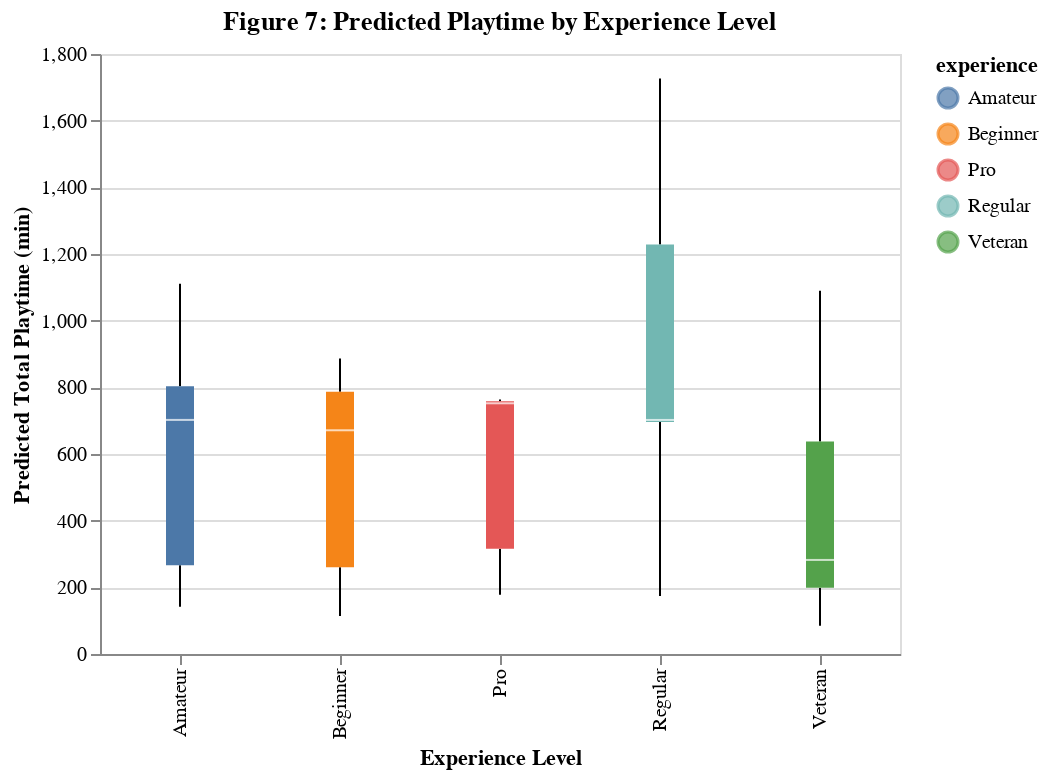

Notebook code for this chart:
### Code cell
# predicted playtime vs experience
chart_exp = alt.Chart(player_summary).mark_boxplot().encode(
    x=alt.X("experience:N", title="Experience Level"),
    y=alt.Y("predicted_playtime:Q", title="Predicted Total Playtime (min)"),
    color="experience:N"
).properties(
    title="Figure 7: Predicted Playtime by Experience Level",
    width=400, height=300
)
chart_exp

### Figure 1 — Vega-Lite specification as saved in the notebook (floating-point values rounded to 4 significant figures)
{"config": {"view": {"continuousWidth": 300, "continuousHeight": 300}}, "data": {"name": "data-f3c4b8a3c0f477a82ccea72b8bb4d165"}, "mark": {"type": "boxplot"}, "encoding": {"color": {"field": "experience", "type": "nominal"}, "x": {"field": "experience", "title": "Experience Level", "type": "nominal"}, "y": {"field": "predicted_playtime", "title": "Predicted Total Playtime (min)", "type": "quantitative"}}, "height": 300, "title": "Figure 7: Predicted Playtime by Experience Level", "width": 400, "$schema": "https://vega.github.io/schema/vega-lite/v5.20.1.json", "datasets": {"data-f3c4b8a3c0f477a82ccea72b8bb4d165": [{"hashedemail": "0088b5e134c3f0498a18c7ea6b8d77b4b0ff1636fc93355ccc95b45423367832", "experience": "Regular", "subscribe": true, "gender": "Male", "age": 20, "total_playtime_min": 106.0, "session_count": 2, "avg_session_length_min": 53.0, "predicted_playtime": 1112.0}, {"hashedemail": "060aca80f8cfbf1c91553a72f4d5ec8034764b05ab59fe8e1cf0eee9a7b67967", "experience": "Pro", "subscribe": false, "gender": "Male", "age": 21, "total_playtime_min": 30.0, "session_count": 1, "avg_session_length_min": 30.0, "predicted_playtime": 278.3}, {"hashedemail": "0ce7bfa910d47fc91f21a7b3acd8f33bde6db57912ce0290fa0437ce0b97f387", "experience": "Beginner", "subscribe": true, "gender": "Male", "age": 17, "total_playtime_min": 11.0, "session_count": 1, "avg_session_length_min": 11.0, "predicted_playtime": 702.3}, {"hashedemail": "0d4d71be33e2bc7266ee4983002bd930f69d304288a8663529c875f40f1750f3", "experience": "Regular", "subscribe": true, "gender": "Male", "age": 17, "total_playtime_min": 418.0, "session_count": 13, "avg_session_length_min": 32.15, "predicted_playtime": 702.1}, {"hashedemail": "0d70dd9cac34d646c810b1846fe6a85b9e288a76f5dcab9c1ff1a0e7ca200b3a", "experience": "Pro", "subscribe": true, "gender": "Male", "age": 17, "total_playtime_min": 70.0, "session_count": 2, "avg_session_length_min": 35.0, "predicted_playtime": 763.7}, {"hashedemail": "11006065e9412650e99eea4a4aaaf0399bc338006f85e80cc82d18b49f0e2aa4", "experience": "Veteran", "subscribe": false, "gender": "Male", "age": 19, "total_playtime_min": 10.0, "session_count": 1, "avg_session_length_min": 10.0, "predicted_playtime": 232.9}, {"hashedemail": "119f01b9877fc5ea0073d05602a353b91c4b48e4cf02f42bb8d661b46a34b760", "experience": "Amateur", "subscribe": true, "gender": "Female", "age": 21, "total_playtime_min": 50.0, "session_count": 1, "avg_session_length_min": 50.0, "predicted_playtime": 957.4}, {"hashedemail": "18936844e06b6c7871dce06384e2d142dd86756941641ef39cf40a9967ea14e3", "experience": "Amateur", "subscribe": true, "gender": "Male", "age": 14, "total_playtime_min": 1217.0, "session_count": 41, "avg_session_length_min": 29.68, "predicted_playtime": 701.3}, {"hashedemail": "1a2b92f18f36b0b59b41d648d10a9b8b20a2adff550ddbcb8cec2f47d4d881d0", "experience": "Beginner", "subscribe": false, "gender": "Female", "age": 37, "total_playtime_min": 18.0, "session_count": 1, "avg_session_length_min": 18.0, "predicted_playtime": 462.9}, {"hashedemail": "1d2371d8a35c8831034b25bda8764539ab7db0f63938696917c447128a2540dd", "experience": "Amateur", "subscribe": false, "gender": "Male", "age": 21, "total_playtime_min": 5.0, "session_count": 1, "avg_session_length_min": 5.0, "predicted_playtime": 257.7}, {"hashedemail": "200db0417ee70863c7e2a0f214c737476fb86de5869d0b907a077d726357e687", "experience": "Amateur", "subscribe": false, "gender": "Female", "age": 17, "total_playtime_min": 12.0, "session_count": 1, "avg_session_length_min": 12.0, "predicted_playtime": 782.9}, {"hashedemail": "20ae3f8b5323674fe6e537bc91928841cfc2a00c1b36522fd25370bb6fa89d36", "experience": "Regular", "subscribe": true, "gender": "Male", "age": 19, "total_playtime_min": 46.0, "session_count": 2, "avg_session_length_min": 23.0, "predicted_playtime": 1459.0}, {"hashedemail": "22a78bfd44e46931261d06864b92cf9a8fd77fb02bec66cb71646dd9da222a0d", "experience": "Amateur", "subscribe": true, "gender": "Non-binary", "age": 17, "total_playtime_min": 86.0, "session_count": 2, "avg_session_length_min": 43.0, "predicted_playtime": 1100.0}, {"hashedemail": "23fe711e0e3b77f1da7aa221ab1192afe21648d47d2b4fa7a5a659ff443a0eb5", "experience": "Amateur", "subscribe": true, "gender": "Female", "age": 21, "total_playtime_min": 50.0, "session_count": 1, "avg_session_length_min": 50.0, "predicted_playtime": 957.4}, {"hashedemail": "24d4892c2c3ce11d3e54c3bf31ee218901cac7a2f564911d67424c8fdf0874fe", "experience": "Amateur", "subscribe": true, "gender": "Male", "age": 22, "total_playtime_min": 2366.0, "session_count": 79, "avg_session_length_min": 29.95, "predicted_playtime": 266.5}, {"hashedemail": "25879aecc205544bc6505f9faf768356e0a3b7126057308ae3235f8a514e9a62", "experience": "Amateur", "subscribe": true, "gender": "Female", "age": 17, "total_playtime_min": 7.0, "session_count": 1, "avg_session_length_min": 7.0, "predicted_playtime": 997.8}, {"hashedemail": "2917e2dacafed92d017b9f356ce90a442bea6e4ad59dbbb484a920398acb8974", "experience": "Amateur", "subscribe": false, "gender": "Two-Spirited", "age": 26, "total_playtime_min": 5.0, "session_count": 1, "avg_session_length_min": 5.0, "predicted_playtime": 141.9}, {"hashedemail": "2cfed571797b66cc810c32562fc5b0f70b5bec0f5250799245527135bbf9662e", "experience": "Amateur", "subscribe": true, "gender": "Male", "age": 16, "total_playtime_min": 6.0, "session_count": 1, "avg_session_length_min": 6.0, "predicted_playtime": 701.5}, {"hashedemail": "336adf9b9070abb44eaec22a48b04d8cda6cf0c98a46eef37779a1dcb6f5b4bb", "experience": "Regular", "subscribe": true, "gender": "Male", "age": 21, "total_playtime_min": 266.0, "session_count": 3, "avg_session_length_min": 88.67, "predicted_playtime": 696.1}, {"hashedemail": "36d9cbb4c6bc0c1a6911436d2da0d09ec625e43e6552f575d4acc9cf487c4686", "experience": "Amateur", "subscribe": true, "gender": "Male", "age": 17, "total_playtime_min": 3873.0, "session_count": 130, "avg_session_length_min": 29.79, "predicted_playtime": 703.0}, {"hashedemail": "3caa832978e0596779f4ee7c686c4592fb6de893925025d25bf26be9a8cd03f5", "experience": "Amateur", "subscribe": true, "gender": "Male", "age": 22, "total_playtime_min": 12.0, "session_count": 1, "avg_session_length_min": 12.0, "predicted_playtime": 266.5}, {"hashedemail": "42382bb2af563e6979c5b84d288cbb49bb2ef90b1bcf196c2902da4ce20eb7f3", "experience": "Amateur", "subscribe": true, "gender": "Female", "age": 22, "total_playtime_min": 55.0, "session_count": 1, "avg_session_length_min": 55.0, "predicted_playtime": 867.1}, {"hashedemail": "42eafe96ed5c1684e3b5cc614d1b01a117173d3ec6898abcf1177d9822bd39f7", "experience": "Beginner", "subscribe": false, "gender": "Female", "age": 17, "total_playtime_min": 59.0, "session_count": 11, "avg_session_length_min": 5.364, "predicted_playtime": 786.8}, {"hashedemail": "4b01bce3f141289709e8278b02ba5d2aaa7105d7ccb9c7deb37670a80e332774", "experience": "Amateur", "subscribe": true, "gender": "Male", "age": 23, "total_playtime_min": 121.0, "session_count": 1, "avg_session_length_min": 121.0, "predicted_playtime": 266.5}, {"hashedemail": "4bed6f49b672974f706aa7f020b4f29020326bf594520593557cd381a51559b8", "experience": "Beginner", "subscribe": true, "gender": "Female", "age": 25, "total_playtime_min": 101.0, "session_count": 1, "avg_session_length_min": 101.0, "predicted_playtime": 866.4}, {"hashedemail": "4bfad3613c71ace05644bf210195d9fb0d3d9513753ad2f8a16d1a80699bb906", "experience": "Veteran", "subscribe": false, "gender": "Male", "age": 17, "total_playtime_min": 11.0, "session_count": 1, "avg_session_length_min": 11.0, "predicted_playtime": 199.1}, {"hashedemail": "55d24216db39c27e1f17cc43d3127cbf8ed76ada6d098202b53ded319855e2c1", "experience": "Amateur", "subscribe": true, "gender": "Male", "age": 17, "total_playtime_min": 33.0, "session_count": 3, "avg_session_length_min": 11.0, "predicted_playtime": 703.0}, {"hashedemail": "577aa5f15468252b1c6f32dcd515012923476292e30f95e6b4128c770e993f92", "experience": "Veteran", "subscribe": true, "gender": "Male", "age": 17, "total_playtime_min": 10.0, "session_count": 1, "avg_session_length_min": 10.0, "predicted_playtime": 282.2}, {"hashedemail": "5a340c0e3d1aa3e579efc625bd3e5bca7fc25f7115b68e9411f457464bfd3df4", "experience": "Veteran", "subscribe": true, "gender": "Male", "age": 20, "total_playtime_min": 33.0, "session_count": 2, "avg_session_length_min": 16.5, "predicted_playtime": 282.0}, {"hashedemail": "5afb9b4ba7f0bb42d4e4d72ee21be8a51131a7677f0519b4606fdbf770eec750", "experience": "Amateur", "subscribe": true, "gender": "Male", "age": 17, "total_playtime_min": 14.0, "session_count": 1, "avg_session_length_min": 14.0, "predicted_playtime": 703.0}, {"hashedemail": "5baba1651a0b92788bc0d6dcdf00be64af1cf9f0015bbeed204ddabd1d872e83", "experience": "Regular", "subscribe": true, "gender": "Female", "age": 28, "total_playtime_min": 43.0, "session_count": 1, "avg_session_length_min": 43.0, "predicted_playtime": 1726.0}, {"hashedemail": "5c27e8b9fed2816b006dc8397ec04470b59339fd591a46a3eb7951b939b72984", "experience": "Amateur", "subscribe": false, "gender": "Male", "age": 18, "total_playtime_min": 57.0, "session_count": 1, "avg_session_length_min": 57.0, "predicted_playtime": 255.5}, {"hashedemail": "5e0beb10f6163a508622ef25220d780bdd012a89dee571db77fc502980c0e57d", "experience": "Regular", "subscribe": true, "gender": "Male", "age": 15, "total_playtime_min": 9.0, "session_count": 1, "avg_session_length_min": 9.0, "predicted_playtime": 704.4}, {"hashedemail": "6b1cdc07fcc1f7ea09509341fd245dd34fdba386f14a493e9107c18604baedc9", "experience": "Veteran", "subscribe": true, "gender": "Non-binary", "age": 17, "total_playtime_min": 11.0, "session_count": 1, "avg_session_length_min": 11.0, "predicted_playtime": 1089.0}, {"hashedemail": "6ca8a90e4f5c61bf36baf556d446873c4e894e7a62f91996aa237be64b0e183b", "experience": "Beginner", "subscribe": true, "gender": "Female", "age": 17, "total_playtime_min": 66.0, "session_count": 1, "avg_session_length_min": 66.0, "predicted_playtime": 886.7}, {"hashedemail": "6fa105fac7f4f37350f21830db78cde153d8edda41d6f4f2d48c9785d605c5e5", "experience": "Amateur", "subscribe": false, "gender": "Male", "age": 45, "total_playtime_min": 7.0, "session_count": 1, "avg_session_length_min": 7.0, "predicted_playtime": 175.6}, {"hashedemail": "7096b30972a32029244fc6171f21bc5996b51b8d75df7a94f003dead428988f9", "experience": "Amateur", "subscribe": false, "gender": "Male", "age": 26, "total_playtime_min": 72.0, "session_count": 2, "avg_session_length_min": 36.0, "predicted_playtime": 252.2}, {"hashedemail": "70db3a16ef58cf8bf6d8658c426ba4a5fcd7523a0abdd413f14466c41181215d", "experience": "Veteran", "subscribe": false, "gender": "Male", "age": 22, "total_playtime_min": 15.0, "session_count": 1, "avg_session_length_min": 15.0, "predicted_playtime": 122.0}, {"hashedemail": "710148466b44cb02ba894aa9005a4892e619250ebd01153055d6c7578fc1ea10", "experience": "Amateur", "subscribe": true, "gender": "Male", "age": 23, "total_playtime_min": 8.0, "session_count": 1, "avg_session_length_min": 8.0, "predicted_playtime": 266.5}, {"hashedemail": "71453e425f07d10da4fa2b349c83e73ccdf0fb3312f778b35c5802c3292c87bd", "experience": "Veteran", "subscribe": false, "gender": "Male", "age": 22, "total_playtime_min": 21.0, "session_count": 1, "avg_session_length_min": 21.0, "predicted_playtime": 122.0}, {"hashedemail": "71e724778a28bb0ebbdacb1328944dfef427525466b012b66e7554a65e401a16", "experience": "Regular", "subscribe": true, "gender": "Male", "age": 14, "total_playtime_min": 20.0, "session_count": 2, "avg_session_length_min": 10.0, "predicted_playtime": 704.9}, {"hashedemail": "722ab6d91280c439f2780767a1250889e93f75fc0ba0bc48175da022ab3e9ea9", "experience": "Beginner", "subscribe": false, "gender": "Female", "age": 17, "total_playtime_min": 5.0, "session_count": 1, "avg_session_length_min": 5.0, "predicted_playtime": 786.8}, {"hashedemail": "75f275366c0dbb8b23957b97aaaf77db5d6517fb846d3d4d209bd391ae3d39f6", "experience": "Amateur", "subscribe": true, "gender": "Male", "age": 24, "total_playtime_min": 24.0, "session_count": 1, "avg_session_length_min": 24.0, "predicted_playtime": 266.5}, {"hashedemail": "7a4686586d290c67179275c7c3dfb4ea02f4d317d9ee0e2cee98baa27877a875", "experience": "Veteran", "subscribe": true, "gender": "Female", "age": 23, "total_playtime_min": 115.0, "session_count": 3, "avg_session_length_min": 38.33, "predicted_playtime": 876.6}, {"hashedemail": "7b17513f11968feaf6b02977885c436dc2a4549489ca25ef03022f9fbae19d81", "experience": "Regular", "subscribe": false, "gender": "Male", "age": 50, "total_playtime_min": 5.0, "session_count": 1, "avg_session_length_min": 5.0, "predicted_playtime": 174.3}, {"hashedemail": "7b5c323f9a9e21b6bcc2a8c431e96f9f2155c7b4318a68d3e7d9edd2018095a9", "experience": "Beginner", "subscribe": true, "gender": "Two-Spirited", "age": 17, "total_playtime_min": 5.0, "session_count": 1, "avg_session_length_min": 5.0, "predicted_playtime": 640.1}, {"hashedemail": "7c0ae28a5f85a515a8063f9ed989aa26c5ebcc64f6b7be2948c0b300c2c9bd47", "experience": "Amateur", "subscribe": true, "gender": "Male", "age": 23, "total_playtime_min": 9.0, "session_count": 1, "avg_session_length_min": 9.0, "predicted_playtime": 266.5}, {"hashedemail": "7d71c49cbbce8dcf0276b2bfecfa2d16f22cb31a4024556d6085884298f2ee8d", "experience": "Regular", "subscribe": true, "gender": "Two-Spirited", "age": 99, "total_playtime_min": 8.0, "session_count": 1, "avg_session_length_min": 8.0, "predicted_playtime": 183.8}, {"hashedemail": "7dc01f10bf20671ecfccdac23812b1b415acd42c2147cb0af4d48fcce2420f3e", "experience": "Regular", "subscribe": true, "gender": "Male", "age": 21, "total_playtime_min": 9.0, "session_count": 1, "avg_session_length_min": 9.0, "predicted_playtime": 696.1}, {"hashedemail": "7ea2a6532a9a7f33e1ad6067015746bbbbacaabb8cba0f430129f851c0aa59d9", "experience": "Regular", "subscribe": true, "gender": "Male", "age": 24, "total_playtime_min": 13.0, "session_count": 1, "avg_session_length_min": 13.0, "predicted_playtime": 699.4}, {"hashedemail": "80afc8e7137de6a232421e926c1e6e64ddeef1d8157c4439746bc00fcf91e8a7", "experience": "Beginner", "subscribe": false, "gender": "Male", "age": 32, "total_playtime_min": 116.0, "session_count": 1, "avg_session_length_min": 116.0, "predicted_playtime": 114.3}, {"hashedemail": "82d2615c56f8bdb5e56c603d3c90096649eb944fe47e1c827219d8af0b9fc94a", "experience": "Veteran", "subscribe": true, "gender": "Male", "age": 21, "total_playtime_min": 41.0, "session_count": 1, "avg_session_length_min": 41.0, "predicted_playtime": 285.2}, {"hashedemail": "88247d9a46fc214a12485dcbcbb03a8ddebfe8c1ec5fe209cd660147625c8e62", "experience": "Veteran", "subscribe": false, "gender": "Prefer not to say", "age": 25, "total_playtime_min": 118.0, "session_count": 6, "avg_session_length_min": 19.67, "predicted_playtime": 84.79}, {"hashedemail": "8af6e04a9067b009303e36cf39f7e7d53f9473e74b4633876ddd79769158b665", "experience": "Amateur", "subscribe": true, "gender": "Male", "age": 23, "total_playtime_min": 14.0, "session_count": 1, "avg_session_length_min": 14.0, "predicted_playtime": 266.5}, {"hashedemail": "8b71f4d66a38389b7528bb38ba6eb71157733df7d1740371852a797ae97d82d1", "experience": "Amateur", "subscribe": true, "gender": "Male", "age": 17, "total_playtime_min": 13.0, "session_count": 1, "avg_session_length_min": 13.0, "predicted_playtime": 703.0}, {"hashedemail": "8d2eed1f399e0d77cebb8fcc48ed19ad2fa8e3bb3fa683cb90e0ac6d42677bf2", "experience": "Veteran", "subscribe": true, "gender": "Male", "age": 24, "total_playtime_min": 147.0, "session_count": 1, "avg_session_length_min": 147.0, "predicted_playtime": 276.1}, {"hashedemail": "8d713786e0bf0371cd928a91d32d1e37b14e14e49744cdebac90885c05c48afa", "experience": "Amateur", "subscribe": false, "gender": "Female", "age": 32, "total_playtime_min": 11.0, "session_count": 1, "avg_session_length_min": 11.0, "predicted_playtime": 810.3}, {"hashedemail": "8e0aac3020b3fd9cdef4840b533b4b105aaf1ce1f6f2df3f328ba2a44cecfdc1", "experience": "Amateur", "subscribe": true, "gender": "Male", "age": 11, "total_playtime_min": 193.0, "session_count": 3, "avg_session_length_min": 64.33, "predicted_playtime": 759.6}, {"hashedemail": "8e98b6db2053af0bc0e62cd55bcea5a08f23986dec3d02ca520ea039517e6744", "experience": "Regular", "subscribe": false, "gender": "Male", "age": 18, "total_playtime_min": 10.0, "session_count": 1, "avg_session_length_min": 10.0, "predicted_playtime": 595.4}, {"hashedemail": "8eae13e0f5823d9c48fe7b89695ea231f96f644f664bcc74c5a07f7d0a1135bd", "experience": "Pro", "subscribe": true, "gender": "Male", "age": 12, "total_playtime_min": 34.0, "session_count": 1, "avg_session_length_min": 34.0, "predicted_playtime": 752.4}, {"hashedemail": "90f1495942837b1cde67cc9e3119421e38183502a4c6dee304df3bf0c21e0dd0", "experience": "Pro", "subscribe": true, "gender": "Male", "age": 17, "total_playtime_min": 16.0, "session_count": 1, "avg_session_length_min": 16.0, "predicted_playtime": 763.7}, {"hashedemail": "93efabc9f7de58f44c457bac715cf8f9f44cd88cc574fc02624cac194d2f0ea5", "experience": "Amateur", "subscribe": false, "gender": "Male", "age": 24, "total_playtime_min": 136.0, "session_count": 1, "avg_session_length_min": 136.0, "predicted_playtime": 256.4}, {"hashedemail": "951e54f7376e2b2f0915e9e3646c701af4a2fe839385b13f9e0084b08f8070bd", "experience": "Veteran", "subscribe": false, "gender": "Male", "age": 18, "total_playtime_min": 10.0, "session_count": 1, "avg_session_length_min": 10.0, "predicted_playtime": 199.1}, {"hashedemail": "95aa10ff79645508dcff5c08da02a8f6ddd9016b44fb469347e5739b8865c613", "experience": "Amateur", "subscribe": true, "gender": "Male", "age": 21, "total_playtime_min": 37.0, "session_count": 2, "avg_session_length_min": 18.5, "predicted_playtime": 280.6}, {"hashedemail": "96e190b0bf3923cd8d349eee467c09d1130af143335779251492eb4c2c058a5f", "experience": "Beginner", "subscribe": true, "gender": "Prefer not to say", "age": 27, "total_playtime_min": 168.0, "session_count": 8, "avg_session_length_min": 21.0, "predicted_playtime": 133.0}, {"hashedemail": "9782452b8e41d1f140374eec34c84f464df6ed12e2777e5b4f7150912b8ab78c", "experience": "Beginner", "subscribe": true, "gender": "Male", "age": 24, "total_playtime_min": 1581.0, "session_count": 18, "avg_session_length_min": 87.83, "predicted_playtime": 260.5}, {"hashedemail": "9955ab948064150d3686ef564389bdc6d6c60bc620a5ce3084b3dec4a7a006a7", "experience": "Amateur", "subscribe": true, "gender": "Two-Spirited", "age": 17, "total_playtime_min": 33.0, "session_count": 1, "avg_session_length_min": 33.0, "predicted_playtime": 1111.0}, {"hashedemail": "9ba67e127e4e70d909f6237644bb4674b17bc6ae5c9e735f88cfc50e22b499c6", "experience": "Veteran", "subscribe": true, "gender": "Male", "age": 17, "total_playtime_min": 11.0, "session_count": 1, "avg_session_length_min": 11.0, "predicted_playtime": 282.2}, {"hashedemail": "9c2a5275ada716508a7e66629dfbeaa4c03ca9eb5f30d2132f41de130c367c56", "experience": "Beginner", "subscribe": true, "gender": "Male", "age": 24, "total_playtime_min": 11.0, "session_count": 1, "avg_session_length_min": 11.0, "predicted_playtime": 260.5}, {"hashedemail": "a175d4741dc84e6baf77901f6e8e0a06f54809a34e6b5211159bced346f7fb3e", "experience": "Amateur", "subscribe": true, "gender": "Female", "age": 17, "total_playtime_min": 3232.0, "session_count": 37, "avg_session_length_min": 87.35, "predicted_playtime": 997.8}, {"hashedemail": "a1e0438d568b9c05a93cadaf99969e4d44794d19dea31edd723cbc916f878c33", "experience": "Veteran", "subscribe": false, "gender": "Non-binary", "age": 21, "total_playtime_min": 178.0, "session_count": 3, "avg_session_length_min": 59.33, "predicted_playtime": 566.1}, {"hashedemail": "a2a0612e9a7da558cbac2ee3c816740324505a69a6e042c94aa1b67731f9ff01", "experience": "Regular", "subscribe": false, "gender": "Male", "age": 18, "total_playtime_min": 6.0, "session_count": 1, "avg_session_length_min": 6.0, "predicted_playtime": 595.4}, {"hashedemail": "ab1f44f93c3b828f55458971db393052d9711df3e0e7ff69540bfebfcec555ff", "experience": "Amateur", "subscribe": true, "gender": "Male", "age": 17, "total_playtime_min": 43.0, "session_count": 2, "avg_session_length_min": 21.5, "predicted_playtime": 703.0}, {"hashedemail": "ad6390295640af1ed0e45ffc58a53b2d9074b0eea694b16210addd44d7c81f83", "experience": "Regular", "subscribe": true, "gender": "Female", "age": 19, "total_playtime_min": 11830.0, "session_count": 147, "avg_session_length_min": 80.46, "predicted_playtime": 1634.0}, {"hashedemail": "ae8d8a9dcf80b38466f89466201e6d594eb94d6994eda1617f7dfae9cb21bfb3", "experience": "Beginner", "subscribe": true, "gender": "Female", "age": 17, "total_playtime_min": 70.0, "session_count": 2, "avg_session_length_min": 35.0, "predicted_playtime": 886.7}, {"hashedemail": "aea049eaa7cb10db386a62990220d205ceb2a4c473cae3ec7bab107278c26559", "experience": "Beginner", "subscribe": true, "gender": "Prefer not to say", "age": 17, "total_playtime_min": 18.0, "session_count": 1, "avg_session_length_min": 18.0, "predicted_playtime": 570.8}, {"hashedemail": "b3510c708bd50bf9f75e6e02bb6fe14edb705e0ea671ee769a45c613750e8b58", "experience": "Veteran", "subscribe": true, "gender": "Agender", "age": 27, "total_playtime_min": 821.0, "session_count": 10, "avg_session_length_min": 82.1, "predicted_playtime": 144.0}, {"hashedemail": "b622593d2ef8b337dc554acb307d04a88114f2bf453b18fb5d2c80052aeb2319", "experience": "Regular", "subscribe": true, "gender": "Non-binary", "age": 20, "total_playtime_min": 14130.0, "session_count": 94, "avg_session_length_min": 150.3, "predicted_playtime": 1412.0}, {"hashedemail": "b674dd7ee0d24096d1c019615ce4d12b20fcbff12d79d3c5a9d2118eb7ccbb28", "experience": "Veteran", "subscribe": false, "gender": "Male", "age": 17, "total_playtime_min": 5.0, "session_count": 1, "avg_session_length_min": 5.0, "predicted_playtime": 199.1}, {"hashedemail": "ba24bebe588a34ac546f8559850c65bc90cd9d51b821581bd6e25cff437a1081", "experience": "Veteran", "subscribe": true, "gender": "Female", "age": 44, "total_playtime_min": 11.0, "session_count": 1, "avg_session_length_min": 11.0, "predicted_playtime": 554.4}, {"hashedemail": "ba9b943f7fd9b5078b20ece741c4cb6435418d5d8373b4fe3830487f6036095c", "experience": "Regular", "subscribe": false, "gender": "Prefer not to say", "age": 17, "total_playtime_min": 10.0, "session_count": 1, "avg_session_length_min": 10.0, "predicted_playtime": 1344.0}, {"hashedemail": "bc704ff2bc676dbf48ee41b9e11481c1387bf758ad318f2428f336e3fecc6660", "experience": "Regular", "subscribe": true, "gender": "Male", "age": 8, "total_playtime_min": 25.0, "session_count": 1, "avg_session_length_min": 25.0, "predicted_playtime": 763.7}, {"hashedemail": "bd10e7eab5531d5e82c9eebb929e2703f05367a90b0533074392a5f39a55c5d9", "experience": "Amateur", "subscribe": true, "gender": "Male", "age": 19, "total_playtime_min": 13.0, "session_count": 1, "avg_session_length_min": 13.0, "predicted_playtime": 701.6}, {"hashedemail": "bda1905e54b6c745bcced9d59ce655a5bfd03c35cc6abdd8d1610e5c416f79d1", "experience": "Amateur", "subscribe": true, "gender": "Male", "age": 17, "total_playtime_min": 5.0, "session_count": 1, "avg_session_length_min": 5.0, "predicted_playtime": 703.0}, {"hashedemail": "bfce39c89d6549f2bb94d8064d3ce69dc3d7e72b38f431d8aa0c4bf95ccee6bf", "experience": "Regular", "subscribe": true, "gender": "Male", "age": 17, "total_playtime_min": 14670.0, "session_count": 219, "avg_session_length_min": 66.99, "predicted_playtime": 702.1}, {"hashedemail": "c121e4d197469bea90e21c0495001f4e21824adb98cbc6a40d54e66617cee174", "experience": "Regular", "subscribe": true, "gender": "Male", "age": 21, "total_playtime_min": 9.0, "session_count": 1, "avg_session_length_min": 9.0, "predicted_playtime": 696.1}, {"hashedemail": "c57fa94e436cf49a929d0168e47d26fec3d900b321775e280ef136979c01d5a4", "experience": "Regular", "subscribe": true, "gender": "Male", "age": 49, "total_playtime_min": 1235.0, "session_count": 16, "avg_session_length_min": 77.19, "predicted_playtime": 619.2}, {"hashedemail": "c871393f513c68e313874ac9d192a0b8be7bf99a96bff0ab46beb343ee4217d5", "experience": "Veteran", "subscribe": false, "gender": "Female", "age": 22, "total_playtime_min": 184.0, "session_count": 3, "avg_session_length_min": 61.33, "predicted_playtime": 806.8}, {"hashedemail": "ca20f724571080b997e0efa874b9611e9f280c1af5f68ff6231a9e5b5d79bcfe", "experience": "Veteran", "subscribe": true, "gender": "Male", "age": 38, "total_playtime_min": 21.0, "session_count": 1, "avg_session_length_min": 21.0, "predicted_playtime": 178.0}, {"hashedemail": "cb00c16dc2043f435a7a8c2a473656e4119ffa7173bab7ec7455715173912498", "experience": "Veteran", "subscribe": true, "gender": "Non-binary", "age": 17, "total_playtime_min": 68.0, "session_count": 2, "avg_session_length_min": 34.0, "predicted_playtime": 1089.0}, {"hashedemail": "d07befbac08be3d876d026ac0458651067001b39081d24724af3c95be76355e0", "experience": "Veteran", "subscribe": true, "gender": "Non-binary", "age": 17, "total_playtime_min": 11.0, "session_count": 1, "avg_session_length_min": 11.0, "predicted_playtime": 1089.0}, {"hashedemail": "d13020f8d53c08c95e64f2254424a65c9c479fcfd866b21b850d200a2689a8b5", "experience": "Beginner", "subscribe": true, "gender": "Prefer not to say", "age": 22, "total_playtime_min": 35.0, "session_count": 2, "avg_session_length_min": 17.5, "predicted_playtime": 202.5}, {"hashedemail": "d3ca24e4d7fe8ffe2a821ebd3b841252950ca53e4d659a5f33b987e2cd42a1ec", "experience": "Veteran", "subscribe": false, "gender": "Male", "age": 18, "total_playtime_min": 14.0, "session_count": 1, "avg_session_length_min": 14.0, "predicted_playtime": 199.1}, {"hashedemail": "d43af3bed5e9f1f31077233697c18f3f988a217bd0376a5f1a54d14964a38c36", "experience": "Regular", "subscribe": true, "gender": "Female", "age": 20, "total_playtime_min": 32.0, "session_count": 1, "avg_session_length_min": 32.0, "predicted_playtime": 1700.0}, {"hashedemail": "d46bd29a2ed08e3500bd8729085ef4b6f0ca65baf4c756f88b6bedf7a18e0352", "experience": "Pro", "subscribe": false, "gender": "Male", "age": 17, "total_playtime_min": 110.0, "session_count": 1, "avg_session_length_min": 110.0, "predicted_playtime": 315.5}, {"hashedemail": "d48302dee689942b60f7e9756eba99d0be030df0ab6f553904a9dbbc44d0b5d5", "experience": "Beginner", "subscribe": true, "gender": "Male", "age": 17, "total_playtime_min": 10.0, "session_count": 1, "avg_session_length_min": 10.0, "predicted_playtime": 702.3}, {"hashedemail": "d51a8c57269fe347b4b7760ec29c420832cb36a11c47569a9200872831910c05", "experience": "Beginner", "subscribe": true, "gender": "Female", "age": 24, "total_playtime_min": 49.0, "session_count": 1, "avg_session_length_min": 49.0, "predicted_playtime": 847.6}, {"hashedemail": "d572f391d452b76ea2d7e5e53a3d38bfd7499c7399db299bd4fedb06a46ad5bb", "experience": "Amateur", "subscribe": false, "gender": "Prefer not to say", "age": 17, "total_playtime_min": 5.0, "session_count": 1, "avg_session_length_min": 5.0, "predicted_playtime": 537.8}, {"hashedemail": "d9473710057f7d42f36570f0be83817a4eea614029ff90cf50d8889cdd729d11", "experience": "Pro", "subscribe": true, "gender": "Other", "age": 91, "total_playtime_min": 15.0, "session_count": 1, "avg_session_length_min": 15.0, "predicted_playtime": 178.1}, {"hashedemail": "dbb20960cd4db4900dde7832e349dae46f7688583c8138b34785d9c7e509b5b9", "experience": "Amateur", "subscribe": true, "gender": "Female", "age": 26, "total_playtime_min": 7.0, "session_count": 1, "avg_session_length_min": 7.0, "predicted_playtime": 866.4}, {"hashedemail": "dc73467f73263dd4a07838330dd1cc115aa3f8b03538911ee6aac048405939c4", "experience": "Veteran", "subscribe": true, "gender": "Male", "age": 21, "total_playtime_min": 7.0, "session_count": 1, "avg_session_length_min": 7.0, "predicted_playtime": 285.2}, {"hashedemail": "e21a324ccf5c873bafe82e47d5137b36aa312ee4803eeb5cbc6cf945f9bb3f38", "experience": "Regular", "subscribe": true, "gender": "Male", "age": 17, "total_playtime_min": 6.0, "session_count": 1, "avg_session_length_min": 6.0, "predicted_playtime": 702.1}, {"hashedemail": "e3175c379bbb83c8786d2dd719cf844575aca24d2c81d643dc7f12f6227becf7", "experience": "Beginner", "subscribe": true, "gender": "Female", "age": 22, "total_playtime_min": 53.0, "session_count": 1, "avg_session_length_min": 53.0, "predicted_playtime": 847.9}, {"hashedemail": "e3e1bef1ce259c995332635c0ec630a575713451cbe742d7ca93e4c03d0826df", "experience": "Amateur", "subscribe": true, "gender": "Male", "age": 17, "total_playtime_min": 60.0, "session_count": 12, "avg_session_length_min": 5.0, "predicted_playtime": 703.0}, {"hashedemail": "e44041459da2102dc20147ed6f0db4753547be66fc4ddea037bafca64004de2d", "experience": "Veteran", "subscribe": true, "gender": "Male", "age": 18, "total_playtime_min": 26.0, "session_count": 1, "avg_session_length_min": 26.0, "predicted_playtime": 710.6}, {"hashedemail": "e47ae138603b9a7d6e9b97554bac2daf0477b30e0a4f29ed9d3deacc3c7ec155", "experience": "Pro", "subscribe": true, "gender": "Male", "age": 15, "total_playtime_min": 7.0, "session_count": 1, "avg_session_length_min": 7.0, "predicted_playtime": 752.1}, {"hashedemail": "e74c60a92c0100e7240be56d66969db85856152b048c639331a3595f901461ae", "experience": "Beginner", "subscribe": false, "gender": "Male", "age": 17, "total_playtime_min": 560.0, "session_count": 47, "avg_session_length_min": 11.91, "predicted_playtime": 252.6}, {"hashedemail": "ed3e6d043dee74fad932be44d0600f4502055198c511927b0c906f50b57d9582", "experience": "Beginner", "subscribe": true, "gender": "Male", "age": 17, "total_playtime_min": 5.0, "session_count": 1, "avg_session_length_min": 5.0, "predicted_playtime": 702.3}, {"hashedemail": "f19e136ddde68f365afc860c725ccff54307dedd13968e896a9f890c40aea436", "experience": "Amateur", "subscribe": false, "gender": "Male", "age": 17, "total_playtime_min": 179.0, "session_count": 6, "avg_session_length_min": 29.83, "predicted_playtime": 266.6}, {"hashedemail": "f1b432523542f90c61176a555ccb2144468d76c91a32d74082ab8c101f9d25b6", "experience": "Veteran", "subscribe": true, "gender": "Male", "age": 21, "total_playtime_min": 13.0, "session_count": 1, "avg_session_length_min": 13.0, "predicted_playtime": 285.2}, {"hashedemail": "f2826fb8dbce4d450348f99cb27ade184b713998d9679780442efaaf218038f2", "experience": "Regular", "subscribe": true, "gender": "Male", "age": 10, "total_playtime_min": 266.0, "session_count": 7, "avg_session_length_min": 38.0, "predicted_playtime": 763.2}, {"hashedemail": "f3c813577c458ba0dfef80996f8f32c93b6e8af1fa939732842f2312358a88e9", "experience": "Veteran", "subscribe": true, "gender": "Male", "age": 17, "total_playtime_min": 255.0, "session_count": 3, "avg_session_length_min": 85.0, "predicted_playtime": 282.2}, {"hashedemail": "f459ce1862ec9a43b6c714810390dfd632ed104eb11378b3a2a134b1b107bc75", "experience": "Beginner", "subscribe": true, "gender": "Male", "age": 26, "total_playtime_min": 46.0, "session_count": 2, "avg_session_length_min": 23.0, "predicted_playtime": 260.5}, {"hashedemail": "f4f29f2465743ead8c3ce02fc84542afe33ae3c95ef56a42b8f7785550fe9e4a", "experience": "Pro", "subscribe": true, "gender": "Male", "age": 19, "total_playtime_min": 41.0, "session_count": 2, "avg_session_length_min": 20.5, "predicted_playtime": 753.4}, {"hashedemail": "f6daba428a5e19a3d47574858c13550499be23603422e6a0ee9728f8b53e192d", "experience": "Pro", "subscribe": true, "gender": "Male", "age": 9, "total_playtime_min": 2019.0, "session_count": 27, "avg_session_length_min": 74.78, "predicted_playtime": 751.8}, {"hashedemail": "f707d141be44b2bf963eb171dbd14599059b4dda09aa002ba95ead4fa67273a7", "experience": "Veteran", "subscribe": true, "gender": "Male", "age": 16, "total_playtime_min": 8.0, "session_count": 1, "avg_session_length_min": 8.0, "predicted_playtime": 708.5}, {"hashedemail": "f7875ae87a61632030d5c4029ee8cf081be7047b2b4a9c04ab5a706f59786197", "experience": "Pro", "subscribe": false, "gender": "Male", "age": 17, "total_playtime_min": 19.0, "session_count": 1, "avg_session_length_min": 19.0, "predicted_playtime": 315.5}, {"hashedemail": "f8f5477f5a2e53616ae37421b1c660b971192bd8ff77e3398304c7ae42581fdc", "experience": "Amateur", "subscribe": true, "gender": "Female", "age": 16, "total_playtime_min": 9947.0, "session_count": 159, "avg_session_length_min": 62.56, "predicted_playtime": 994.5}, {"hashedemail": "f9ac013b2f0bc2bd4928a6a0fc8a0aae8b5c4f2670cf9e18f547b7e72034c965", "experience": "Beginner", "subscribe": true, "gender": "Male", "age": 17, "total_playtime_min": 74.0, "session_count": 2, "avg_session_length_min": 37.0, "predicted_playtime": 702.3}, {"hashedemail": "fb0005032363ec3b30c2ae668f78f5076b7e77de0c6a249e924eee608cd0a1fa", "experience": "Amateur", "subscribe": true, "gender": "Female", "age": 21, "total_playtime_min": 208.0, "session_count": 4, "avg_session_length_min": 52.0, "predicted_playtime": 957.4}, {"hashedemail": "fc0224c81384770e93ca717f32713960144bf0b52ff67639433a5c06a653a882", "experience": "Amateur", "subscribe": true, "gender": "Male", "age": 27, "total_playtime_min": 16.0, "session_count": 1, "avg_session_length_min": 16.0, "predicted_playtime": 263.1}, {"hashedemail": "fcab03c6d3079521e7f9665caed0f31fe3dae6b5ccb86e6cb58747a43aa8789f", "experience": "Pro", "subscribe": true, "gender": "Male", "age": 17, "total_playtime_min": 80.0, "session_count": 1, "avg_session_length_min": 80.0, "predicted_playtime": 763.7}, {"hashedemail": "fd6563a4e0f6f4273580e5fedbd8dda64990447aea5a33cbb5e894a3867ca44d", "experience": "Amateur", "subscribe": true, "gender": "Male", "age": 23, "total_playtime_min": 4795.0, "session_count": 310, "avg_session_length_min": 15.47, "predicted_playtime": 266.5}, {"hashedemail": "fe218a05c6c3fc6326f4f151e8cb75a2a9fa29e22b110d4c311fb58fb211f471", "experience": "Amateur", "subscribe": true, "gender": "Male", "age": 17, "total_playtime_min": 9.0, "session_count": 1, "avg_session_length_min": 9.0, "predicted_playtime": 703.0}, {"hashedemail": "fef4e1bed8c3f6dcd7bcd39ab21bd402386155b2ff8c8e53683e1d2793bf1ed1", "experience": "Beginner", "subscribe": true, "gender": "Male", "age": 20, "total_playtime_min": 72.0, "session_count": 1, "avg_session_length_min": 72.0, "predicted_playtime": 261.1}]}}
